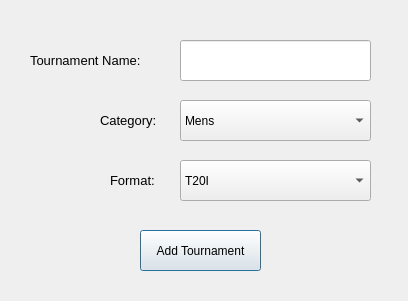
<?xml version="1.0" encoding="UTF-8"?>
<ui version="4.0">
 <class>Dialog</class>
 <widget class="QDialog" name="Dialog">
  <property name="geometry">
   <rect>
    <x>0</x>
    <y>0</y>
    <width>408</width>
    <height>301</height>
   </rect>
  </property>
  <property name="windowTitle">
   <string>Dialog</string>
  </property>
  <widget class="QLineEdit" name="Tournament_Entry">
   <property name="geometry">
    <rect>
     <x>180</x>
     <y>40</y>
     <width>191</width>
     <height>41</height>
    </rect>
   </property>
  </widget>
  <widget class="QLabel" name="Tournament_Label">
   <property name="geometry">
    <rect>
     <x>30</x>
     <y>50</y>
     <width>151</width>
     <height>21</height>
    </rect>
   </property>
   <property name="font">
    <font>
     <pointsize>10</pointsize>
    </font>
   </property>
   <property name="text">
    <string>Tournament Name:</string>
   </property>
  </widget>
  <widget class="QPushButton" name="Add_Tournament_Button">
   <property name="geometry">
    <rect>
     <x>140</x>
     <y>230</y>
     <width>121</width>
     <height>41</height>
    </rect>
   </property>
   <property name="text">
    <string>Add Tournament</string>
   </property>
  </widget>
  <widget class="QComboBox" name="Format_ComboBox">
   <property name="geometry">
    <rect>
     <x>180</x>
     <y>160</y>
     <width>191</width>
     <height>41</height>
    </rect>
   </property>
   <item>
    <property name="text">
     <string>T20I</string>
    </property>
   </item>
   <item>
    <property name="text">
     <string>ODI</string>
    </property>
   </item>
   <item>
    <property name="text">
     <string>Test</string>
    </property>
   </item>
  </widget>
  <widget class="QLabel" name="Format_Label">
   <property name="geometry">
    <rect>
     <x>110</x>
     <y>170</y>
     <width>71</width>
     <height>21</height>
    </rect>
   </property>
   <property name="font">
    <font>
     <pointsize>10</pointsize>
    </font>
   </property>
   <property name="text">
    <string>Format:</string>
   </property>
  </widget>
  <widget class="QComboBox" name="Category_ComboBox">
   <property name="geometry">
    <rect>
     <x>180</x>
     <y>100</y>
     <width>191</width>
     <height>41</height>
    </rect>
   </property>
   <item>
    <property name="text">
     <string>Mens</string>
    </property>
   </item>
   <item>
    <property name="text">
     <string>Womens</string>
    </property>
   </item>
  </widget>
  <widget class="QLabel" name="Category_Label">
   <property name="geometry">
    <rect>
     <x>100</x>
     <y>110</y>
     <width>71</width>
     <height>21</height>
    </rect>
   </property>
   <property name="font">
    <font>
     <pointsize>10</pointsize>
    </font>
   </property>
   <property name="text">
    <string>Category:</string>
   </property>
  </widget>
 </widget>
 <resources/>
 <connections/>
</ui>
